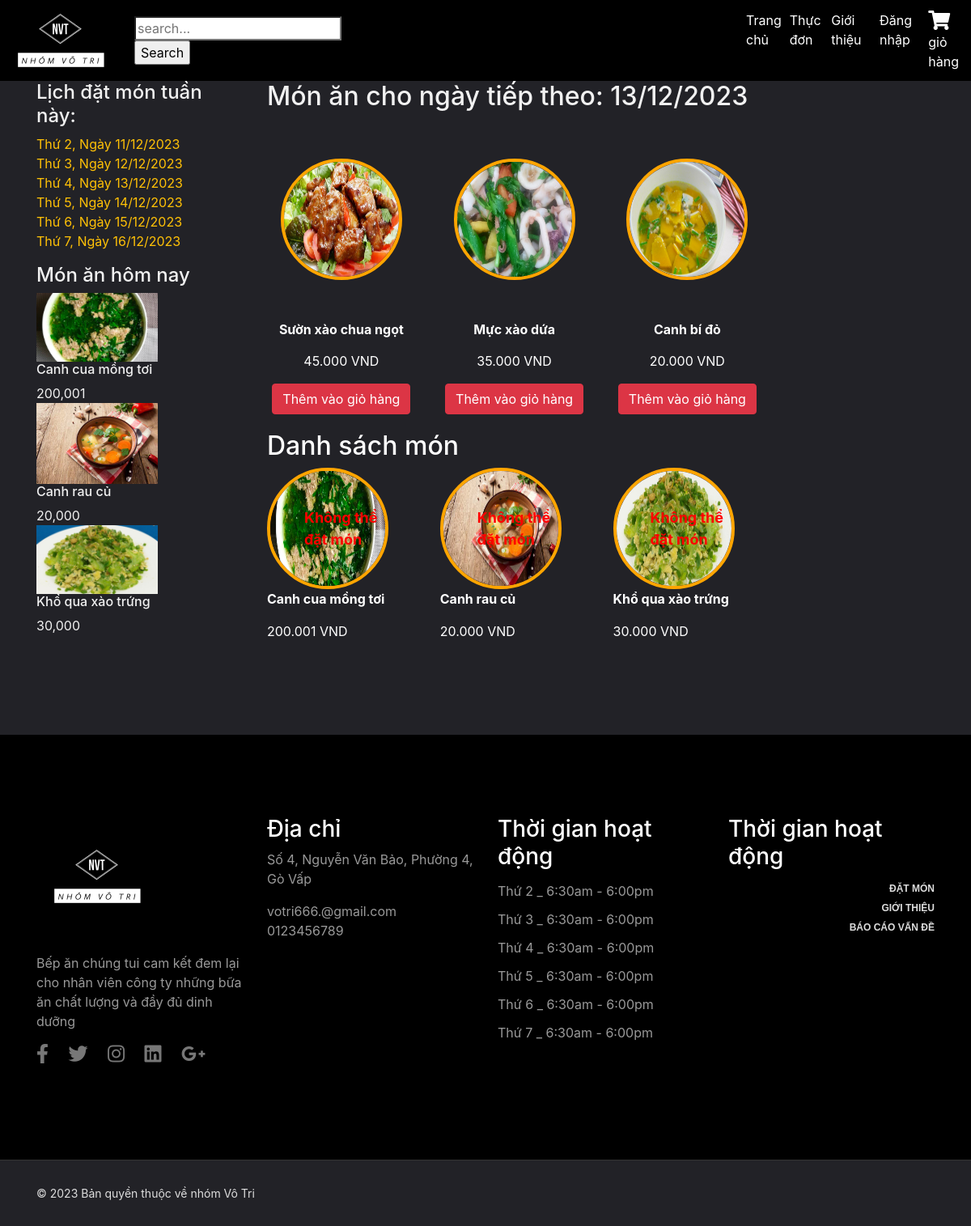
/index.php?mod=menus&act=list&date=2023-12-12, run on the app's committed database.
### tables this page shows
CREATE TABLE `chitietthucdon` (
  `idthucdon` int(2) NOT NULL,
  `id_monan` int(2) NOT NULL
);

CREATE TABLE `monan` (
  `id_monan` int(2) NOT NULL,
  `tenmonan` varchar(50) NOT NULL,
  `mota` varchar(300) NOT NULL,
  `hinhanh` varchar(150) NOT NULL,
  `gia` int(11) NOT NULL,
  `id_loaimonan` int(2) NOT NULL
);

### Model/mMonan.php (called while the page is built, shortened)
<?php
include_once("ketnoi.php");
class modelMonan
{
    function selectAllMonAnThucdonbyDate($date)
    {
        $p = new KetNoiDB();
        if ($p->moKetNoi($con)) {
            $query = "SELECT * FROM thucdon JOIN chitietthucdon ON thucdon.idthucdon = chitietthucdon.idthucdon
            JOIN monan ON chitietthucdon.id_monan = monan.id_monan WHERE ngaytao = '$date'";
            $result = $con->query($query);
            if ($result) {
                return $result;
            } else {
                echo "Lỗi truy vấn: " . $con->error;
            }
        } else {
            return false;
        }
    }
    function SelectAllLoaiThucDon()
    {
        $p = new KetNoiDB();
        if ($p->moKetNoi($con)) {
            $query = "SELECT * FROM loai_thucdon";
            $result = $con->query($query);
            if ($result) {
                $data = array();
                while ($row = $result->fetch_assoc()) {
                    $data[] = $row;
                }
                return $data;
            } else {
                echo "Lỗi truy vấn: " . $con->error;
            }
        } else {
            return false;
        }
    }
}
?>

### Controller/cMonan.php (called while the page is built, shortened)
<?php
include_once("Model/mMonan.php");
class controlMonan
{
    function getAllMonAnThucdonbyDate($date)
    {
        $p = new modelMonan();
        $tbl = $p->selectAllMonAnThucdonbyDate($date);
        return $tbl;
    }
}
?>

### Model/ketnoi.php (called while the page is built, shortened)
<?php
class KetNoiDB
{
    function moKetNoi(& $con)
    {
        $con = new mysqli("localhost", "root", "", "bepan_votri");
        $con->set_charset("utf8");
        return $con;
    }
}
?>

### View/vMonan.php (the view, shortened to what this page needs)
<?php
include "Includes/templates/header.php";
include "Includes/templates/navbar.php";
include("Controller/cMonan.php");
$p = new controlMonan();
if (isset($_REQUEST['idloai'])) {
    $cate = $_REQUEST['idloai'];
    $dish = $p->getAllMonanbyLoai($cate);
} elseif (isset($_REQUEST['search'])) {
    $search = $_REQUEST['search'];
    $dish = $p->getSearch($search);
}elseif(isset($_REQUEST['cm'])){
    $cm = $_REQUEST['cm'];
    $dish = $p->getAllMonAnLoaiThucdon($cm);
}
elseif (isset($_REQUEST['date'])){
    $ngay = $_REQUEST['date'];
    $dish = $p->getAllMonAnThucdonbyDate($ngay);
}
 else {
    $dish = $p->getAllMonAnThucdon();
}
?>
<section style="padding: 100px 0 100px; background-color: #222227;">
  <div class="container">
    <div class="row">
    <div class="col-lg-3 col-md-5">
      <div class="sidebar">
        <div class="sidebar__item">
          <h4 class="txt">Lịch đặt món tuần này:</h4>
          <ul>
            <?php
            $days = array('monday', 'tuesday', 'wednesday', 'thursday', 'friday', 'saturday');
            $menu = array();
            foreach ($days as $index => $day) {
              $timestamp = strtotime('this week ' . $day);
              $menu[$index] = date('d/m/Y', $timestamp);
              $newDate[$index] = date_format(date_create_from_format('d/m/Y',  $menu[$index]), 'Y-m-d');
            ?>
            <li><a class="text-warning" href="index.php?mod=menus&act=list&date=<?php echo $newDate[$index] ?>">Thứ <?php echo $index + 2 ?>, Ngày <?php echo $menu[$index];  ?></a></li>
            <?php
            } ?>
          </ul>
        </div>
        <div class="sidebar__item">
          <div class="latest-product__text">
            <h4 class="txt">Món ăn hôm nay</h4>
            <?php $today = date("Y-m-d");
            $menuToday = $p->getAllMonAnThucdonbyDate($today);
            if ($menuToday) {
              foreach ($menuToday as $item) {
            ?>
                <div class="latest-product__slider owl-carousel">
                  <div class="latest-prdouct__slider__item">
                    <a href="#" class="latest-product__item">
                      <div class="latest-product__item__pic">
                        <img style="width: 150px;" src="Design/image/<?php echo $item['hinhanh'] ?>" alt="">
                      </div>
                      <div class="latest-product__item__text">
                        <h6 class="txt"><?php echo $item['tenmonan'] ?></h6>
                        <span class="txt"><?php echo number_format($item['gia']) ?>
                        </span>
                      </div>
                    </a>
                  </div>
                </div>
            <?php }
            } ?>
          </div>
        </div>
      </div>
      </div>
        <div class="col-md-9">
        <div class="product__discount">
        <?php
            $today = new DateTime();
            if ($today->format('N') == 6 || $today->format('N') == 7) {
                $tomorrow = $today->modify('next Monday')->format('Y-m-d');
            } else {
                $tomorrow = $today->add(new DateInterval('P1D'))->format('Y-m-d');
            }
            $ngaytt = (new DateTime($tomorrow))->format("d/m/Y");
        ?>
                    <div class="section-title product__discount__title">
                        <h2 class="txt">Món ăn cho ngày tiếp theo: <?php echo $ngaytt  ?></h2>
                    </div>
                    <?php
                        $tomorrow = new DateTime();
                        $tomorrow->add(new DateInterval('P1D'));
                        $tomorrow_date = $tomorrow->format('Y-m-d');
                        $menuTomorrow = $p->getAllMonAnThucdonbyDate($tomorrow_date);
                    ?>
<div class="menu-items-container">
    <?php
    $dem = 0;
    $total_tomorrow = $menuTomorrow->num_rows;
    while ($row_tomorrow = $menuTomorrow->fetch_assoc()) :
        if ($dem % 4 == 0) {
            echo '<div class="row">';
        }
    ?>
        <div class="col-md-3 menu-item">
            <a href="?mod=chitiet&id=<?php echo $row_tomorrow['id_monan']; ?>&date=<?php echo $_GET['date'] ?>" onclick="showDetails(this)">
                <div class="thumbnail" style="cursor:pointer">
                    <div class="menu-image">
                        <div class="circular-image">
                            <img src="Design/image/<?php echo $row_tomorrow['hinhanh']; ?>" style="width: 150px; height: 150px; border-radius: 50%; border: 4px solid orange;" />
                        </div>
                    </div>
                    <p class="text-white"><b><?php echo $row_tomorrow['tenmonan']; ?></b></p>
                    <p class="text-white"><?php echo number_format($row_tomorrow['gia'], 0, ',', '.'); ?> VND</p>
                    <a href="index.php?mod=cart&act=Add&id_monan=<?php echo $row_tomorrow['id_monan']; ?>&date=<?php echo $_GET['date'] ?>" class="btn btn-danger">Thêm vào giỏ hàng</a>
                </div>
            </a>
        </div>
    <?php
        $dem++;
        if ($dem % 4 == 0 || $dem == $total_tomorrow) {
            echo '</div>';
        }
    endwhile;
    ?>
</div>
<h2 class="text-white">Danh sách món </h2>
<?php
echo '<div class="menu-items-container">';
$dem = 0;
$dish->data_seek(0);
$totalItems = $dish->num_rows;
$today = new DateTime(null, new DateTimeZone('Asia/Ho_Chi_Minh'));
if (!isset($_REQUEST['date'])) {
    $selectedDate = null;
} else {
    $selectedDate = new DateTime($_REQUEST['date'], new DateTimeZone('Asia/Ho_Chi_Minh'));
}
while ($row = $dish->fetch_assoc()) {
    if ($dem % 4 === 0) {
        echo '<div class="row">';
    }
    echo '<div class="col-md-3 menu-item">';
    if ($selectedDate > $today) {
        echo '<a href="?mod=chitiet&id='. $row['id_monan']. '&date='. $_GET['date'].'" onclick="showDetails(this)">';
        echo '<div class="thumbnail" style="cursor:pointer">';
        echo '<div class="menu-image">';
        echo '<div class="circular-image">';
        echo '<img src="Design/image/' . $row['hinhanh'] . '" style="width: 150px; height: 150px; border-radius: 50%; border: 4px solid orange;" />';
        echo '</div>';
        echo '</div>';
        echo '<p class="text-white"><b>' . $row['tenmonan'] . '</b></p>';
        echo '<p class="text-white">' . number_format($row['gia'], 0, ',', '.') . ' VND</p>';
        echo '</div>';
        echo '</a>';
        echo '<div class="buttondatmon">';
        echo '<a href="index.php?mod=cart&act=Add&id_monan=' . $row['id_monan'] . '&date=' . $_GET['date'] . '" class="btn btn-danger">Thêm vào giỏ hàng</a>';
        echo '</div>';
    } else {
        echo '<div style="position: relative;">';
        echo '<img src="Design/image/' . $row['hinhanh'] . '" style="width: 150px; height: 150px; border-radius: 50%; border: 4px solid orange;" />';
        echo '<div style="position: absolute; top: 50%; left: 50%; transform: translate(-50%, -50%); color: red; font-size: 18px; font-weight: bold;">Không thể đặt món</div>';
        echo '</div>';
        echo '<p class="text-white"><b>' . $row['tenmonan'] . '</b></p>';
        echo '<p class="text-white">' . number_format($row['gia'], 0, ',', '.') . ' VND</p>';
    }
    echo '</div>';
    if (($dem + 1) % 4 === 0 || $dem + 1 === $totalItems) {
        echo '</div>';
    }
    $dem++;
}
echo '</div>';
?>
    </div>
  </div>
</section>
<section class="widget_section" style="background-color: black;padding: 100px 0;">
        <div class="container">
            <div class="row">
                <div class="col-lg-3 col-md-6">
                <img src="./Design/images/Nhom_vo_tri_logos_white.png" alt="Restaurant Logo" style="width: 150px;margin-bottom: 20px;">
                    <div class="footer_widget">
                        <p>
                            Bếp ăn chúng tui cam kết đem lại cho nhân viên công ty những bữa ăn chất lượng và đầy đủ dinh dưỡng
                        </p>
                        <ul class="widget_social">
                            <li><a href="#" data-toggle="tooltip" title="Facebook"><i class="fab fa-facebook-f fa-2x"></i></a></li>
                            <li><a href="#" data-toggle="tooltip" title="Twitter"><i class="fab fa-twitter fa-2x"></i></a></li>
                            <li><a href="#" data-toggle="tooltip" title="Instagram"><i class="fab fa-instagram fa-2x"></i></a></li>
                            <li><a href="#" data-toggle="tooltip" title="LinkedIn"><i class="fab fa-linkedin fa-2x"></i></a></li>
                            <li><a href="#" data-toggle="tooltip" title="Google+"><i class="fab fa-google-plus-g fa-2x"></i></a></li>
                        </ul>
                    </div>
                </div>
                <div class="col-lg-3 col-md-6">
                     <div class="footer_widget">
                        <h3>Địa chỉ</h3>
                        <p>
                            Số 4, Nguyễn Văn Bảo, Phường 4, Gò Vấp
                        </p>
                        <p>
                            votri666.@gmail.com <br>
                            0123456789
                        </p>
                     </div>
                </div>
                <div class="col-lg-3 col-md-6">
                    <div class="footer_widget">
                        <h3>
                            Thời gian hoạt động
                        </h3>
                        <ul class="opening_time">
                            <li>Thứ 2 _ 6:30am - 6:00pm</li>
                            <li>Thứ 3 _ 6:30am - 6:00pm</li>
                            <li>Thứ 4 _ 6:30am - 6:00pm</li>
                            <li>Thứ 5 _ 6:30am - 6:00pm</li>
                            <li>Thứ 6 _ 6:30am - 6:00pm</li>
                            <li>Thứ 7 _ 6:30am - 6:00pm</li>
                        </ul>
                    </div>
                </div>
                <div class="col-lg-3 col-md-6">
						<div class="footer_widget">
                        <h3>
                            Thời gian hoạt động
                        </h3>
						<ul class="footer_social">
							<li><a href="#">Đặt món</a></li> <br>
							<li><a href="#">Giới thiệu</a></li><br>
							<li><a href="#">Báo cáo vấn đề</a></li><br>
						</ul>
                    </div>
					</div>
            </div>
        </div>
    </section>
<?php include_once ("Includes/templates/footer.php"); ?>

### Design/css/main.css (style rules this page uses)
a, a:hover { text-decoration: none !important; }
ul { display: block; list-style: none; padding: 0; margin: 0; }
html { scroll-behavior: smooth; }
body { font-family: 'Roboto', sans-serif; font-size: 16px; line-height: 28px; font-weight: 300; }
.thumbnail { display: block; margin-bottom: 20px; line-height: 1.42857143; background-color: #fff; -webkit-transition: border .2s ease-in-out; -o-transition: border .2s ease-in-out; transition: border .2s ease-in-out; text-align: center; background: inherit; }
.menu-image { position: relative; max-width: 200px; margin: 50px auto; }
.widget_social { display: block; text-align: left; }
.widget_social li { display: inline-block; }
.widget_social li a { color: #777; font-size: 12px; margin-right: 20px; }
.footer_widget p { color: #999; }
.footer_widget h3 { color: #fff; }
.opening_time li { color: #999; line-height: 35px; }
.footer_social { display: block; text-align: right; }
.footer_social li { display: inline-block; }
.footer_social li a { font-family: "Work Sans",sans-serif; color: #ddd; font-size: 12px; font-weight: 600; text-transform: uppercase; margin-left: 20px; }

### View/vMonan.php (style rules this page uses)
.txt { color: #f1f1f1; }

### data on the page
chitietthucdon: id_monan.hinhanh (picture), id_monan.tenmonan "Canh cua mồng tơi", id_monan.gia "200,001", id_monan.gia "200.001"
chitietthucdon: id_monan.hinhanh (picture), id_monan.tenmonan "Canh rau củ", id_monan.gia "20,000", id_monan.gia "20.000"
chitietthucdon: id_monan.hinhanh (picture), id_monan.tenmonan "Khổ qua xào trứng", id_monan.gia "30,000", id_monan.gia "30.000"
chitietthucdon: id_monan.hinhanh (picture), id_monan.tenmonan "Sườn xào chua ngọt", id_monan.gia "45.000"
chitietthucdon: id_monan.hinhanh (picture), id_monan.tenmonan "Mực xào dứa", id_monan.gia "35.000"
chitietthucdon: id_monan.hinhanh (picture), id_monan.tenmonan "Canh bí đỏ", id_monan.gia "20.000"

### other printed values
$menu[$index] "11/12/2023"
$menu[$index] "12/12/2023"
$menu[$index] "13/12/2023"
$menu[$index] "14/12/2023"
$menu[$index] "15/12/2023"
$menu[$index] "16/12/2023"
$ngaytt "13/12/2023"
